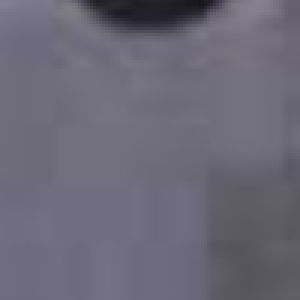
#> input picture squares/e6.jpg, 100 x 100 px (shown 3 times larger)
$ python -i testSingleSquare.py   (imports and definitions only)
#> lines starting #> are read from the running program, lines starting #| are printed output that depends on the picture; after the words box and inside, x2 and y2 are one past the last pixel; in counts of white or black regions, pixels touching at a corner belong together
import cv2
import numpy as np

# [7 lines of commented-out code are left out]

lowerWhite_hsv, upperWhite_hsv = (0, 0, 125), (180, 20, 255)
lowerBlack_hsv, upperBlack_hsv = (120, 30, 20), (150, 205, 70)

def colorDetect():
    white = cv2.imread('squares/e6.jpg')
#> white is the input picture: shape (100, 100, 3); mean B, G, R 118.5, 104.3, 106.7
    #white = cv2.imread('test.jpg')
    white = cv2.cvtColor(white, cv2.COLOR_BGR2HSV)
#> white: shape (100, 100, 3); mean H, S, V 125.4, 30.9, 118.5

    square_pixels = white.shape[0] * white.shape[1]
#> square_pixels = 10000

    mask_white = cv2.inRange(white, lowerWhite_hsv, upperWhite_hsv)
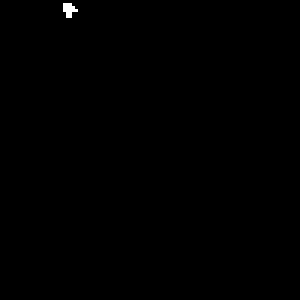
#> mask_white: shape (100, 100) (shown 3 times larger); 0.16% white in thin lines or dots, all inside (x1, y1, x2, y2) = (21, 1, 26, 6)
    mask_black = cv2.inRange(white, lowerBlack_hsv, upperBlack_hsv)
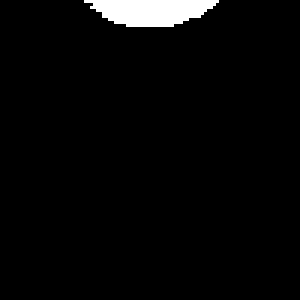
#> mask_black: shape (100, 100) (shown 3 times larger); 3% white; 1 white region, box (x1, y1, x2, y2) and area: (28, 0, 73, 9) 297

    white_pixels = np.sum(mask_white > 0)
#> white_pixels = 16
    white_intensity = white_pixels / square_pixels
#> white_intensity = 0.0016

    black_pixels = np.sum(mask_black > 0)
#> black_pixels = 297
    black_intensity = black_pixels / square_pixels
#> black_intensity = 0.0297

    result_white = cv2.bitwise_and(white, white, mask=mask_white)
#> result_white: shape (100, 100, 3); mean H, S, V 0.2, 0, 0.2
    result_black = cv2.bitwise_and(white, white, mask=mask_black)
#> result_black: shape (100, 100, 3); mean H, S, V 3.7, 1.6, 1.4

    stitcher = cv2.Stitcher_create()

    vis = np.concatenate((result_white, result_black), axis=1)
#> vis: shape (100, 200, 3); mean H, S, V 2, 0.8, 0.8

    cv2.imwrite("Test.jpg", vis)
    cv2.waitKey(0)
    cv2.destroyAllWindows()

    print(white_pixels / square_pixels, black_pixels / square_pixels)
#| 0.0016 0.0297

def colorDetecter2(img):
    im = cv2.imread(img)
    imChannelR = im[:,:,2] # R
    imChannelG = im[:,:,1] # G
    imChannelB = im[:,:,0] # B
    imChannelSumR = np.sum(imChannelR)/255 # R
    imChannelSumG = np.sum(imChannelG)/255 # G
    imChannelSumB = np.sum(imChannelB)/255 # B

    print(imChannelSumB, imChannelSumG, imChannelSumR)
    # if imChannelSumB > 400 and imChannelSumR > 400:
    #     print("white")
    # if (imChannelSumR > imChannelSumB): print("{} Red".format(img))
    # else: return print("{} Blue".format(img))

>>> result = colorDetect()
